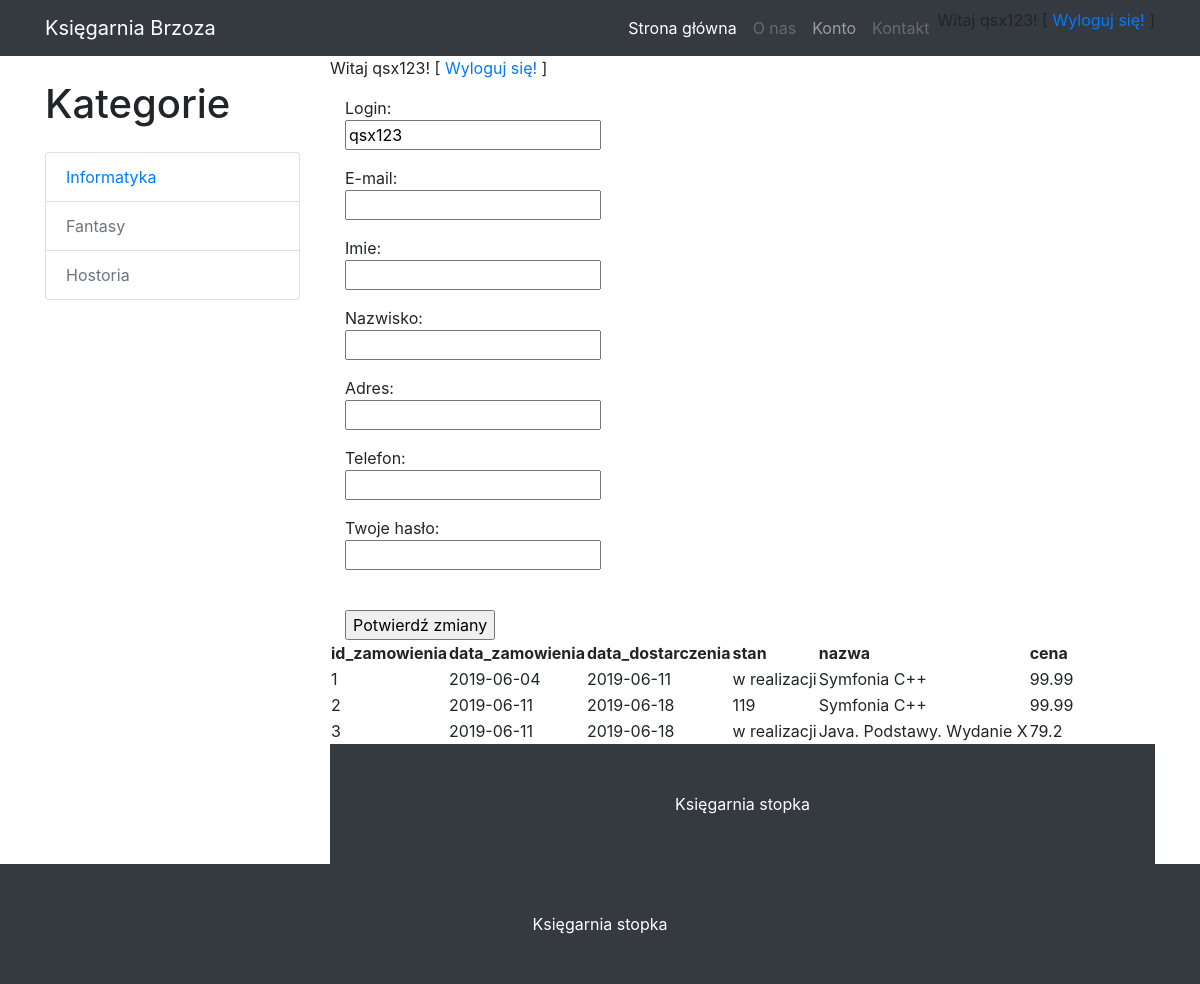
Page /index.php?page=acc (signed in) on the committed database.
### tables this page shows
CREATE TABLE `zamowienia` (
  `id_zamowienia` int(11) NOT NULL,
  `id_klienta` int(11) NOT NULL,
  `id_ksiazki` int(11) NOT NULL,
  `data_zamowienia` date NOT NULL,
  `data_dostarczenia` date NOT NULL,
  `stan` text NOT NULL
);

CREATE TABLE `ksiazki` (
  `id_ksiazki` int(11) NOT NULL,
  `nazwa` text NOT NULL,
  `autor` text NOT NULL,
  `strony` int(11) NOT NULL,
  `cena` double NOT NULL,
  `opis` text NOT NULL,
  `stan` int(11) NOT NULL,
  `okladka` text NOT NULL
);

### pages/acc.php (the view, shortened to what this page needs)
<?php
	if(empty($username_err) && empty($password_err)){
        $sql = "SELECT zamowienia.id_zamowienia, zamowienia.data_zamowienia, zamowienia.data_dostarczenia, zamowienia.stan, ksiazki.nazwa, ksiazki.cena FROM zamowienia, ksiazki WHERE id_klienta = 16 AND ksiazki.id_ksiazki = zamowienia.id_ksiazki;";
		if (isset($_SESSION["username"])) {
		 echo "<p>Witaj ".$_SESSION['username'].'! [ <a href="logout.php">Wyloguj się!</a> ]</p>';
		}
		else
		{
			 echo "".'! [ <a href="register.php">Zarejestruj!</a> ]';
			  echo "".'! [ <a href="login.php">Zaloguj!</a> ]</p>';
		}
		 ?>
		 <html>
    <link href="https://getbootstrap.com/docs/4.3/dist/css/bootstrap.min.css" rel="stylesheet">
		 <head>
		 </head>
		 <body>
  <div class="col-lg-9">
<form method="post">
	<div class="form-group">
		Login: <br /> <input type="text" value="<?php
			if (isset($_SESSION['username']))
			{
				echo $_SESSION['username'];
			}
		?>" name="nick" /><br />
		</div>
		<div class="form-group">
		E-mail: <br /> <input type="text" value="<?php
			if (isset($_SESSION['email']))
			{
				echo $_SESSION['email'];
			}
		?>" name="email" /><br />
		</div>
		<div class="form-group">
		Imie: <br /> <input type="text" value="<?php
			if (isset($_SESSION['Imie']))
			{
				echo $_SESSION['Imie'];
			}
		?>" name="imie" /><br />
		</div>
		<div class="form-group">
		Nazwisko: <br /> <input type="text" value="<?php
			if (isset($_SESSION['Nazwisko']))
			{
				echo $_SESSION['Nazwisko'];
			}
		?>" name="nazwisko" /><br />
		</div>
		<div class="form-group">
				Adres: <br /> <input type="text" value="<?php
			if (isset($_SESSION['Adres']))
			{
				echo $_SESSION['Adres'];
			}
		?>" name="adres" /><br />
		</div>
		<div class="form-group">
				Telefon: <br /> <input type="text" value="<?php
			if (isset($_SESSION['Telefon']))
			{
				echo $_SESSION['Telefon'];
			}
		?>" name="telefon" /><br />
		</div>
		<div class="form-group">
		Twoje hasło: <br /> <input type="password"  value="<?php
			if (isset($_SESSION['fr_haslo1']))
			{
				echo $_SESSION['fr_haslo1'];
				unset($_SESSION['fr_haslo1']);
			}
		?>" name="haslo1" /><br />
		</div>
			<br />
		<input type="submit" value="Potwierdź zmiany" />
	</form>
</div>
		<?php
$link = mysqli_connect("localhost", "root", "", "bookshop");
if($result = mysqli_query($link, $sql)){
    if(mysqli_num_rows($result) > 0){
        echo "<table>";
            echo "<tr>";
                echo "<th>id_zamowienia</th>";
                echo "<th>data_zamowienia</th>";
				echo "<th>data_dostarczenia</th>";
				echo "<th>stan</th>";
				echo "<th>nazwa</th>";
				echo "<th>cena</th>";
            echo "</tr>";
        while($row = mysqli_fetch_array($result)){
            echo "<tr>";
                echo "<td>" . $row['id_zamowienia'] . "</td>";
				echo "<td>" . $row['data_zamowienia'] . "</td>";
                echo "<td>" . $row['data_dostarczenia'] . "</td>";
				echo "<td>" . $row['stan'] . "</td>";
				echo "<td>" . $row['nazwa'] . "</td>";
				echo "<td>" . $row['cena'] . "</td>";
            echo "</tr>";
        }
        echo "</table>";
    } else{
        echo "No records matching your query were found.";
    }
} else{
    echo "ERROR: Could not able to execute $sql. " . mysqli_error($link);
}
?>
		<footer class="py-5 bg-dark">
    <div class="container">
        <p class="m-0 text-center text-white">Księgarnia stopka</p>
    </div>
</footer>
</body>
</html>
<?php } else { ?>
    <div class="card mt-4">
        <h1>Nie ma takiej książki w systemie :(</h1>
    </div>
<?php } ?>

### css/style.css (style rules this page uses)
body { padding-top: 56px; }

### rows in the picture
zamowienia: id_zamowienia "1", data_zamowienia "2019-06-04", data_dostarczenia "2019-06-11", stan "w realizacji", id_ksiazki.nazwa "Symfonia C++", id_ksiazki.cena "99.99"
zamowienia: id_zamowienia "2", data_zamowienia "2019-06-11", data_dostarczenia "2019-06-18", stan "119", id_ksiazki.nazwa "Symfonia C++", id_ksiazki.cena "99.99"
zamowienia: id_zamowienia "3", data_zamowienia "2019-06-11", data_dostarczenia "2019-06-18", stan "w realizacji", id_ksiazki.nazwa "Java. Podstawy. Wydanie X", id_ksiazki.cena "79.2"

### other values in the picture
$_SESSION['username'] "qsx123"
